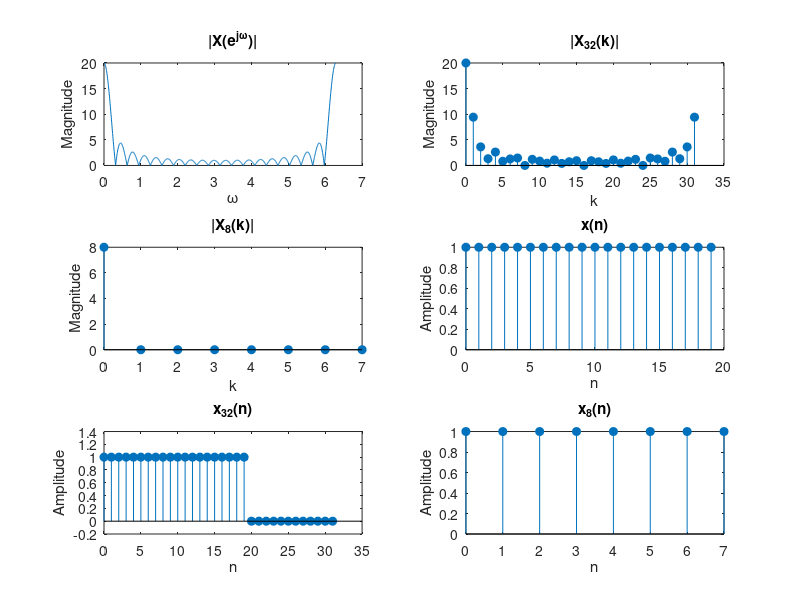

Write the MATLAB code that produced this figure. (Note: this script raises an error after producing the figure.)
% 信号设置
N = 20; % 信号长度
n = 0:N-1;
x =[1,1,1,1,1,1,1,1,1,1,...
    1,1,1,1,1,1,1,1,1,1]; % 示例信号，可替换为 R20(n)
% 计算频谱
omega = linspace(0, 2*pi, 1024); % 高分辨率频率
X = fft(x, 1024); % 频谱

% 32点和8点采样
X_32 = fft(x, 32);
X_8 = fft(x, 8);

% IFFT计算
x_32 = ifft(X_32);
x_8 = ifft(X_8);

% 绘图
figure;

% 1. 绘制频谱幅度
subplot(3, 2, 1);
plot(omega, abs(X)); % 频谱的幅度
title('|X(e^{j\omega})|');
xlabel('\omega');
ylabel('Magnitude');

subplot(3, 2, 2);
stem(0:31, abs(X_32), 'filled');
title('|X_{32}(k)|');
xlabel('k');
ylabel('Magnitude');

subplot(3, 2, 3);
stem(0:7, abs(X_8), 'filled');
title('|X_{8}(k)|');
xlabel('k');
ylabel('Magnitude');

% 2. 绘制时域信号
subplot(3, 2, 4);
stem(n, x, 'filled');
title('x(n)');
xlabel('n');
ylabel('Amplitude');

subplot(3, 2, 5);
stem(0:31, real(x_32), 'filled');
title('x_{32}(n)');
xlabel('n');
ylabel('Amplitude');

subplot(3, 2, 6);
stem(0:7, real(x_8), 'filled');
title('x_{8}(n)');
xlabel('n');
ylabel('Amplitude');

% 调整布局
sgtitle('信号与频谱分析结果'); % 整体标题
